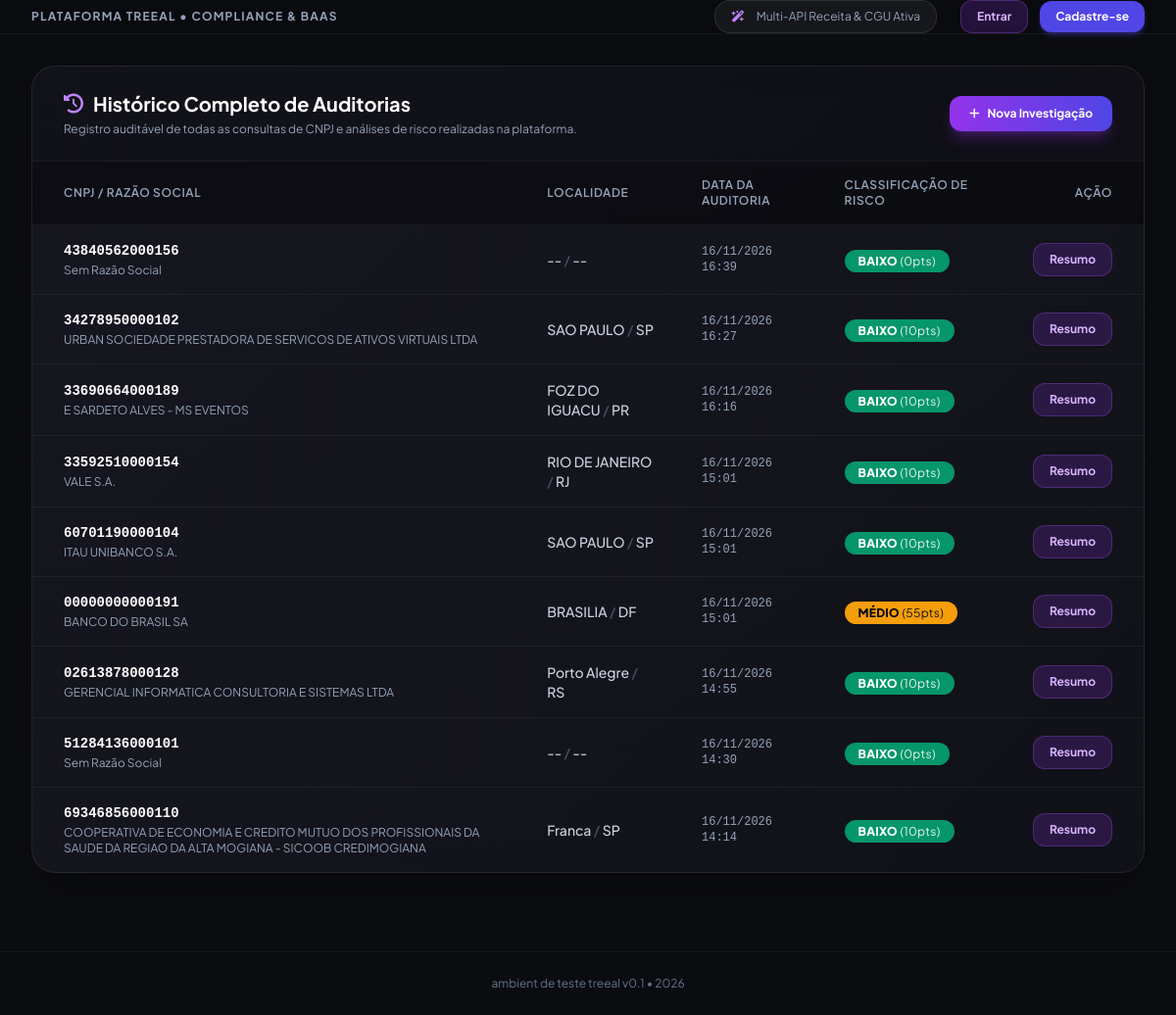
Before: /historico/ with the older database file.
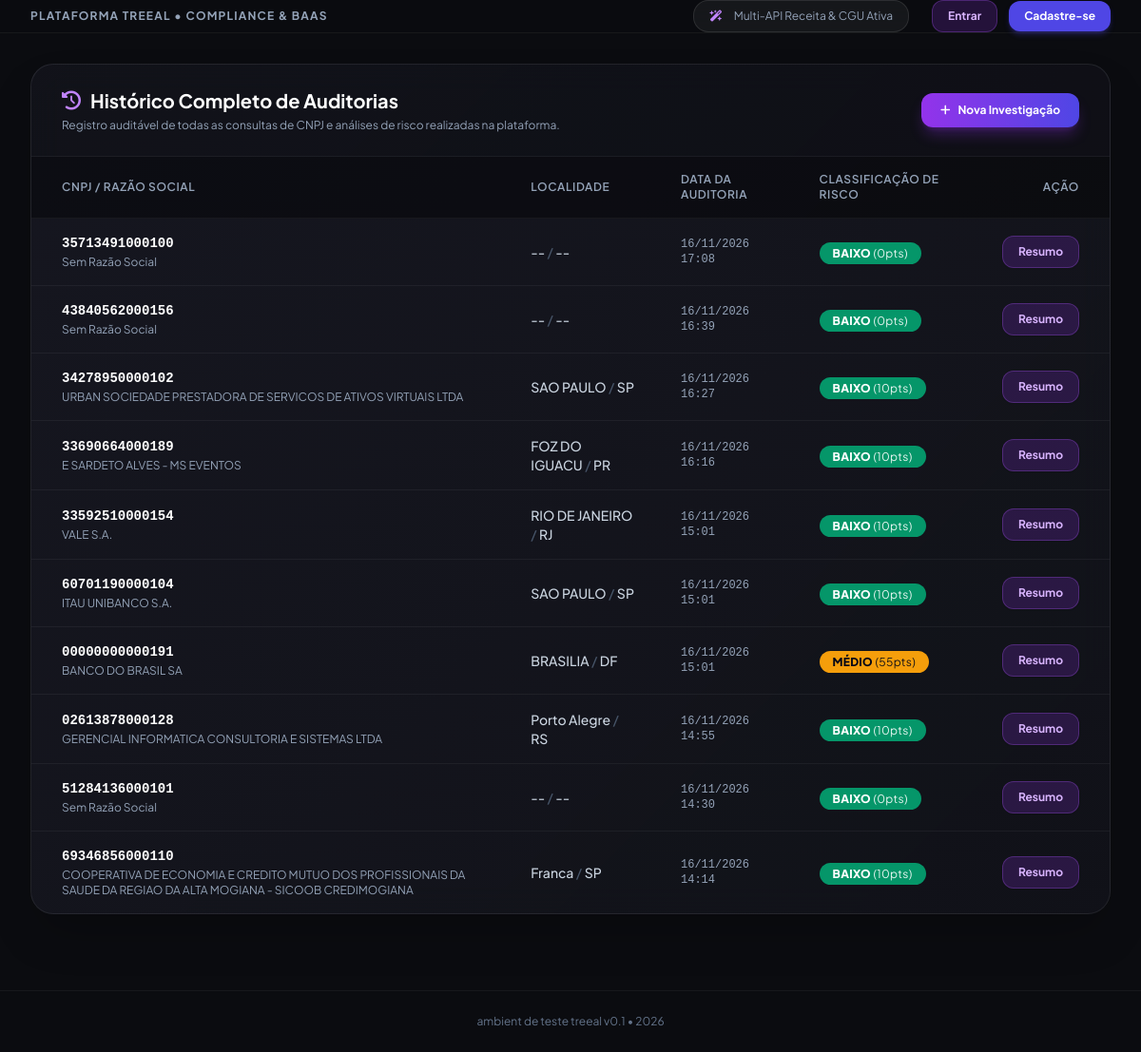
After: the same page with the newer database file.
### corporate_intel/models.py (models this page shows, shortened)
class EmpresaConsulta(models.Model):
    cnpj = models.CharField(max_length=14, unique=True, db_index=True)
    razao_social = models.CharField(max_length=255, blank=True, null=True)
    nome_fantasia = models.CharField(max_length=255, blank=True, null=True)
    situacao = models.CharField(max_length=50, blank=True, null=True)
    data_abertura = models.CharField(max_length=20, blank=True, null=True)
    capital_social = models.DecimalField(max_digits=15, decimal_places=2, default=0.0)
    natureza_juridica = models.CharField(max_length=255, blank=True, null=True)
    atividade_principal = models.TextField(blank=True, null=True)
    logradouro = models.CharField(max_length=255, blank=True, null=True)
    numero = models.CharField(max_length=50, blank=True, null=True)
    bairro = models.CharField(max_length=100, blank=True, null=True)
    municipio = models.CharField(max_length=100, blank=True, null=True)
    uf = models.CharField(max_length=2, blank=True, null=True)
    cep = models.CharField(max_length=10, blank=True, null=True)
    email = models.EmailField(blank=True, null=True)
    telefone = models.CharField(max_length=50, blank=True, null=True)
    socios = models.JSONField(default=list, blank=True)
    metodos_pagamento = models.JSONField(default=list, blank=True)
    compliance_processos = models.JSONField(default=dict, blank=True)
    risk_score = models.IntegerField(default=0)  # 0 a 100
    risk_level = models.CharField(max_length=20, default='BAIXO') # BAIXO, MÉDIO, ALTO
    motivos_risco = models.TextField(blank=True, null=True)
    criado_em = models.DateTimeField(auto_now_add=True)
    atualizado_em = models.DateTimeField(auto_now=True)

### corporate_intel/views.py (the view)
# urls.py: path('historico/', views.historico_view, name='historico'),
def historico_view(request):
    empresas = EmpresaConsulta.objects.all().order_by('-criado_em')
    context = {
        'empresas': empresas
    }
    return render(request, 'corporate_intel/historico.html', context)

### templates/corporate_intel/historico.html (shortened to what this page needs)
{% extends 'base.html' %}
{% block content %}
<div class="glass-card rounded-3xl shadow-2xl overflow-hidden mb-12">
    <div class="px-8 py-6 border-b border-white/5 flex flex-col sm:flex-row justify-between items-start sm:items-center gap-4 bg-black/20">
        <div>
            <h1 class="text-xl font-bold text-white flex items-center">
                <i class="fa-solid fa-history mr-2.5 text-purple-400"></i> Histórico Completo de Auditorias
            </h1>
            <p class="text-xs text-slate-400 mt-1">Registro auditável de todas as consultas de CNPJ e análises de risco realizadas na plataforma.</p>
        </div>
        <a href="{% url 'dashboard' %}" class="bg-gradient-to-r from-purple-600 to-indigo-600 hover:from-purple-500 hover:to-indigo-500 text-white px-5 py-2.5 rounded-xl text-xs font-bold transition flex items-center space-x-2 shadow-lg shadow-purple-600/30">
            <i class="fa-solid fa-plus"></i>
            <span>Nova Investigação</span>
        </a>
    </div>
    <div class="overflow-x-auto">
        <table class="w-full text-left border-collapse">
            <thead>
                <tr class="bg-black/40 text-slate-400 text-xs uppercase tracking-wider border-b border-white/5">
                    <th class="py-4 px-8 font-semibold">CNPJ / Razão Social</th>
                    <th class="py-4 px-6 font-semibold">Localidade</th>
                    <th class="py-4 px-6 font-semibold">Data da Auditoria</th>
                    <th class="py-4 px-6 font-semibold">Classificação de Risco</th>
                    <th class="py-4 px-8 font-semibold text-right">Ação</th>
                </tr>
            </thead>
            <tbody class="divide-y divide-white/5 text-sm">
                {% for emp in empresas %}
                <tr class="hover:bg-white/5 transition">
                    <td class="py-4 px-8">
                        <span class="font-mono font-bold text-white block text-sm">{{ emp.cnpj }}</span>
                        <span class="text-xs text-slate-400 block mt-0.5">{{ emp.razao_social|default:"Sem Razão Social" }}</span>
                    </td>
                    <td class="py-4 px-6 text-slate-300 font-medium">
                        {{ emp.municipio|default:"--" }} <span class="text-slate-600">/</span> {{ emp.uf|default:"--" }}
                    </td>
                    <td class="py-4 px-6 text-slate-400 text-xs font-mono">
                        {{ emp.criado_em|date:"d/m/Y H:i" }}
                    </td>
                    <td class="py-4 px-6">
                        <span class="px-3.5 py-1 text-xs rounded-full font-extrabold tracking-wide {% if emp.risk_level == 'ALTO' %}bg-red-600 text-white{% elif emp.risk_level == 'MÉDIO' %}bg-amber-500 text-slate-950{% else %}bg-emerald-600 text-white{% endif %}">
                            {{ emp.risk_level }} <span class="font-normal opacity-90">({{ emp.risk_score }}pts)</span>
                        </span>
                    </td>
                    <td class="py-4 px-8 text-right">
                        <a href="{% url 'detalhes_empresa' emp.pk %}" class="bg-purple-600/20 hover:bg-purple-600 text-purple-300 hover:text-white px-4 py-2 rounded-xl text-xs font-bold transition border border-purple-500/30 inline-flex items-center space-x-1.5 shadow-sm">
                            <span>Resumo</span>
                        </a>
                    </td>
                </tr>
                {% empty %}
                <tr>
                    <td colspan="5" class="py-16 text-center text-slate-500">
                        Nenhuma auditoria registrada no histórico.
                    </td>
                </tr>
                {% endfor %}
            </tbody>
        </table>
    </div>
</div>
{% endblock %}

Changed rows visible on the page:
added EmpresaConsulta: cnpj "35713491000100", razao_social "Sem Razão Social", municipio "--", uf "--", criado_em "16/11/2026 17:08", risk_level "BAIXO", risk_score "0"
